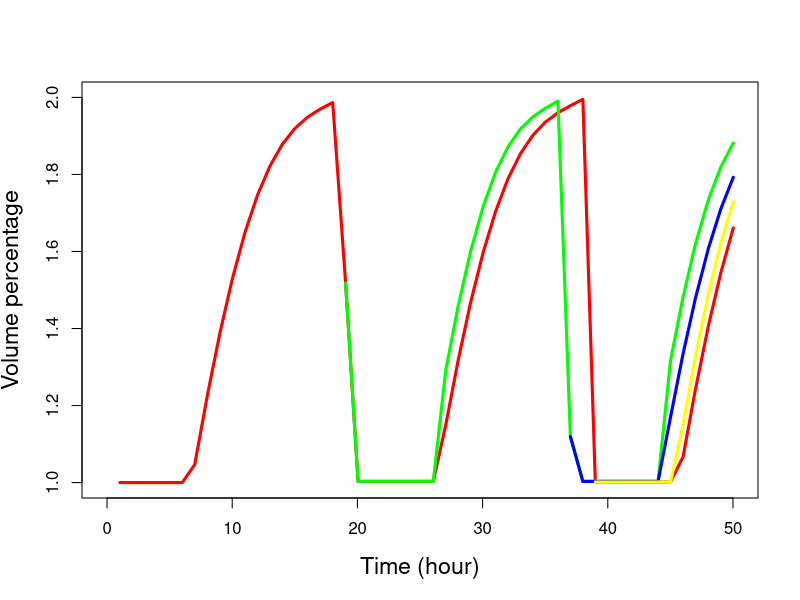

Recreate this plot in R.
v1<-c(1,1,1,1,1,1,1.04668,1.22985,1.39039,1.531,1.64972,1.74628,1.82178,1.87848,1.91944,1.94916,1.96973,1.98663,1.51756,1.0031,1.0031,1.0031,1.0031,1.0031,1.0031,1.0031,1.14954,1.31814,1.46836,1.59738,1.70416,1.78922,1.85432,1.90216,1.93616,1.96017,1.97837,1.99506,1.00185,1.00185,1.00185,1.00185,1.00185,1.00185,1.00185,1.06626,1.24191,1.40646,1.54479,1.66112)
t1<-c(1.03111,2.02667,3.02222,4.01778,5.01333,6.00889,7.00444,8.03556,9.03111,10.0267,11.0222,12.0178,13.0133,14.0089,15.0044,16.0356,17.0311,18.0267,19.0578,20.0533,21.0489,22.0444,23.04,24.0356,25.0667,26.0622,27.0578,28.0533,29.0489,30.0444,31.04,32.0356,33.0311,34.0267,35.0222,36.0178,37.0133,38.0089,39.0044,40.0356,41.0311,42.0267,43.0222,44.0178,45.0133,46.0089,47.0044,48.0356,49.0311,50.0267)
v2<-c(1.51756,1.00334,1.00334,1.00334,1.00334,1.00334,1.00334,1.00334,1.29142,1.45908,1.6013,1.71668,1.80603,1.87194,1.91829,1.94988,1.97204,1.99044,1.11959,1.00347,1.00347,1.00347,1.00347,1.00347,1.00347,1.00347,1.31681,1.48102,1.61943,1.73449,1.81942,1.88152)
t2<-c(19.0578,20.0533,21.0489,22.0444,23.04,24.0356,25.0667,26.0622,27.0578,28.0533,29.0489,30.0444,31.04,32.0356,33.0311,34.0267,35.0222,36.0178,37.0133,38.0089,39.0044,40.0356,41.0311,42.0267,43.0222,44.0178,45.0133,46.0089,47.0044,48.0356,49.0311,50.0267)
v3<-c(1.11959,1.00296,1.00296,1.00296,1.00296,1.00296,1.00296,1.00296,1.17019,1.33348,1.47881,1.60775,1.71057,1.79265)
t3<-c(37.0133,38.0089,39.0044,40.0356,41.0311,42.0267,43.0222,44.0178,45.0133,46.0089,47.0044,48.0356,49.0311,50.0267)
v4<-c(1.0016,1.0016,1.0016,1.0016,1.0016,1.0016,1.0016,1.14885,1.32696,1.48942,1.62181,1.72927)
t4<-c(39.0044,40.0356,41.0311,42.0267,43.0222,44.0178,45.0133,46.0089,47.0044,48.0356,49.0311,50.0267)

plot(v1,t1,
type="n",xlab="Time (hour)",ylab="Volume percentage",
xlim=c(0,50),ylim=c(1,2),cex.lab=1.4,cex.main=1.5)

lines(t1,v1,col="red",lwd=3,lty=1,pch=21)
lines(t2,v2,col="green",lwd=3,lty=1,pch=21)
lines(t3,v3,col="blue",lwd=3,lty=1,pch=21)
lines(t4,v4,col="yellow",lwd=3,lty=1,pch=21)




